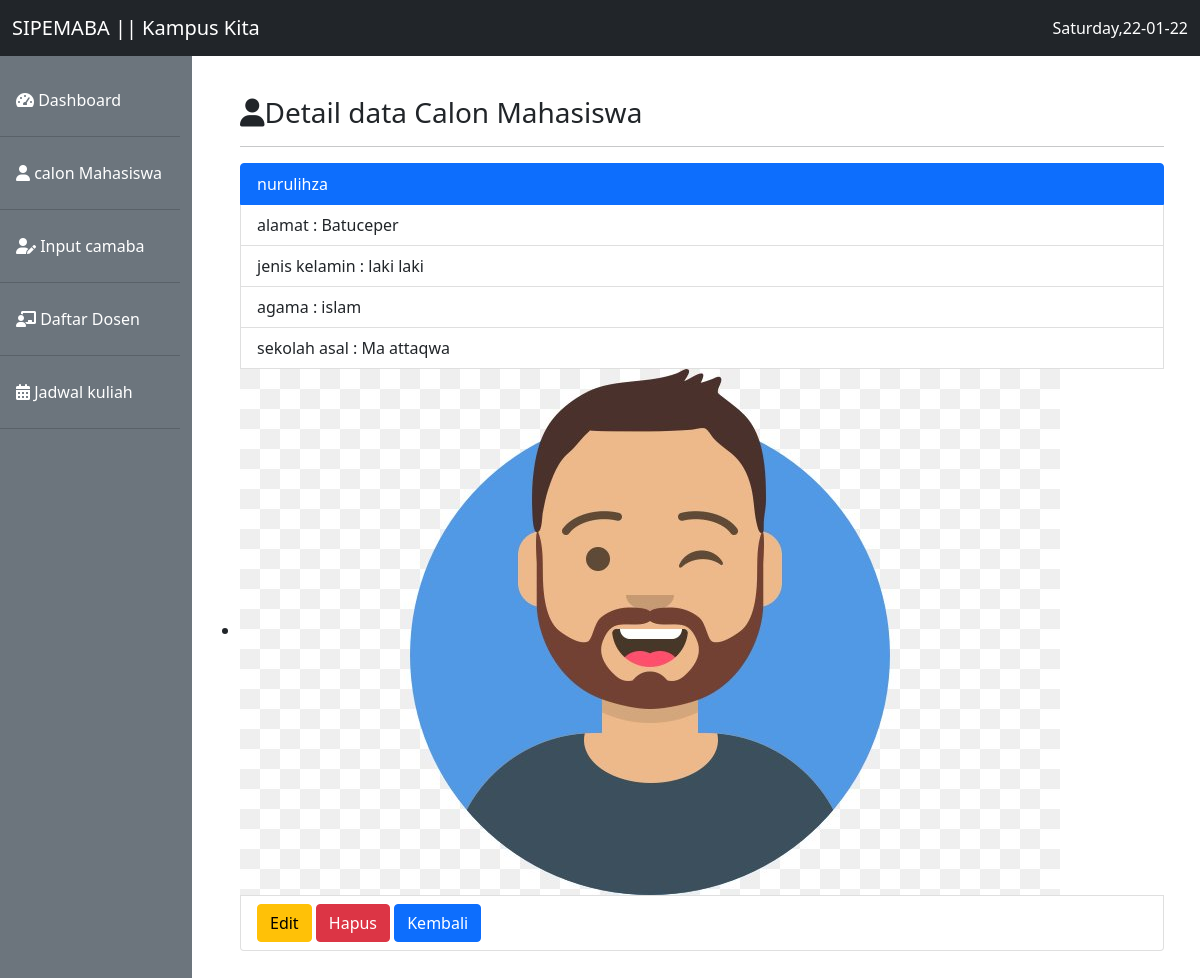
Screenshot of /detail.php?id=1 with the database file from the repository.
### tables this page shows
CREATE TABLE `calon_mhs` (
  `id` int(11) NOT NULL,
  `nama` varchar(40) NOT NULL,
  `alamat` varchar(255) NOT NULL,
  `jenis_kelamin` varchar(9) NOT NULL,
  `agama` varchar(9) NOT NULL,
  `sekolah_asal` varchar(20) NOT NULL,
  `foto_maba` varchar(20) NOT NULL
);

### functions.php (called while the page is built, shortened)
<?php
$coon = mysqli_connect('localhost','root','','wpsmt5');
function query($query)
{
    global $coon;
    $result = mysqli_query($coon, $query);
    if (mysqli_num_rows($result) == 1){
        return mysqli_fetch_assoc($result);
    }
    $rows = [];
    return $rows;
}
?>

### detail.php (the view, shortened to what this page needs)
<?php
require 'functions.php';
$id = $_GET['id'];
$camaba = query("SELECT * FROM calon_mhs WHERE id=$id");
 ?>
<!doctype html>
<html lang="en">
  <head>
    <link href="tema/bootstrap/css/bootstrap.min.css" rel="stylesheet">
    <link rel="stylesheet"  href="tema/fontawesome/css/all.min.css">
  </head>
  <body>
    <nav class="navbar navbar-expand-lg navbar-light bg-dark fixed-top">
  <div class="container-fluid">
    <a class="navbar-brand text-white" href="#">SIPEMABA  || Kampus Kita</a>
    <div class="collapse navbar-collapse" id="navbarSupportedContent">
      <div class="text-white">
        <?php echo date('l,d-m-y');  ?>
      </div>
    </div>
  </div>
</nav>
    <div class="row mt-5">
      <div class="col-md-2 mt-2 pr-3 pt-4 bg-secondary">
            <ul class="nav flex-column">
      <li class="nav-item">
        <a class="nav-link text-white active" aria-current="page" href="#"><i class="fas fa-tachometer-alt"></i> Dashboard</a><hr class="bg-dark">
      </li>
      <li class="nav-item">
        <a class="nav-link text-white" href="index.php"><i class="fas fa-user"></i> calon Mahasiswa</a><hr>
      </li>
      <li class="nav-item">
        <a class="nav-link text-white" href="#"><i class="fas fa-user-edit"></i> Input camaba</a><hr>
      </li>
     <li class="nav-item">
        <a class="nav-link text-white" href="#"><i class="fas fa-chalkboard-teacher"></i> Daftar Dosen</a><hr>
      </li>
      <li class="nav-item">
        <a class="nav-link text-white" href="#"><i class="fas fa-calendar-alt"></i> Jadwal kuliah</a><hr>
      </li>
    </ul>
      </div>
      <div class="col-md-10 p-5 pt-5">
        <h3><i class="fas fa-user"></i>Detail data Calon Mahasiswa</h3>
        <hr>
    <ul class="list-group">
        <li class="list-group-item active "><?= $camaba['nama'];?></li>
        <li class="list-group-item">alamat : <?= $camaba['alamat'];?></li>
        <li class="list-group-item">jenis kelamin : <?= $camaba['jenis_kelamin'];?></li>
        <li class="list-group-item">agama : <?= $camaba['agama'];?></li>
        <li class="list-group-item">sekolah asal : <?= $camaba['sekolah_asal'];?></li>
        <li><img src="image/<?= $camaba['foto_maba'];?>" alt=""></li>
        <li class="list-group-item">
        <a href = "edit.php?id=<?= $cmb['id']; ?>" class="btn btn-warning" role="button">Edit</a>
        <a href = "hapus.php?id=<?= $cmb['id']; ?>" class="btn btn-danger" role="button">Hapus</a>
        <a href = "index.php" class="btn btn-primary" role="button">Kembali</a>
    </li>
    </ul>
    </div>
  </div>
  </body>
</html>

### rows the page displays
calon_mhs: nama "nurulihza", alamat "Batuceper", jenis_kelamin "laki laki", agama "islam", sekolah_asal "Ma attaqwa", foto_maba (picture)
